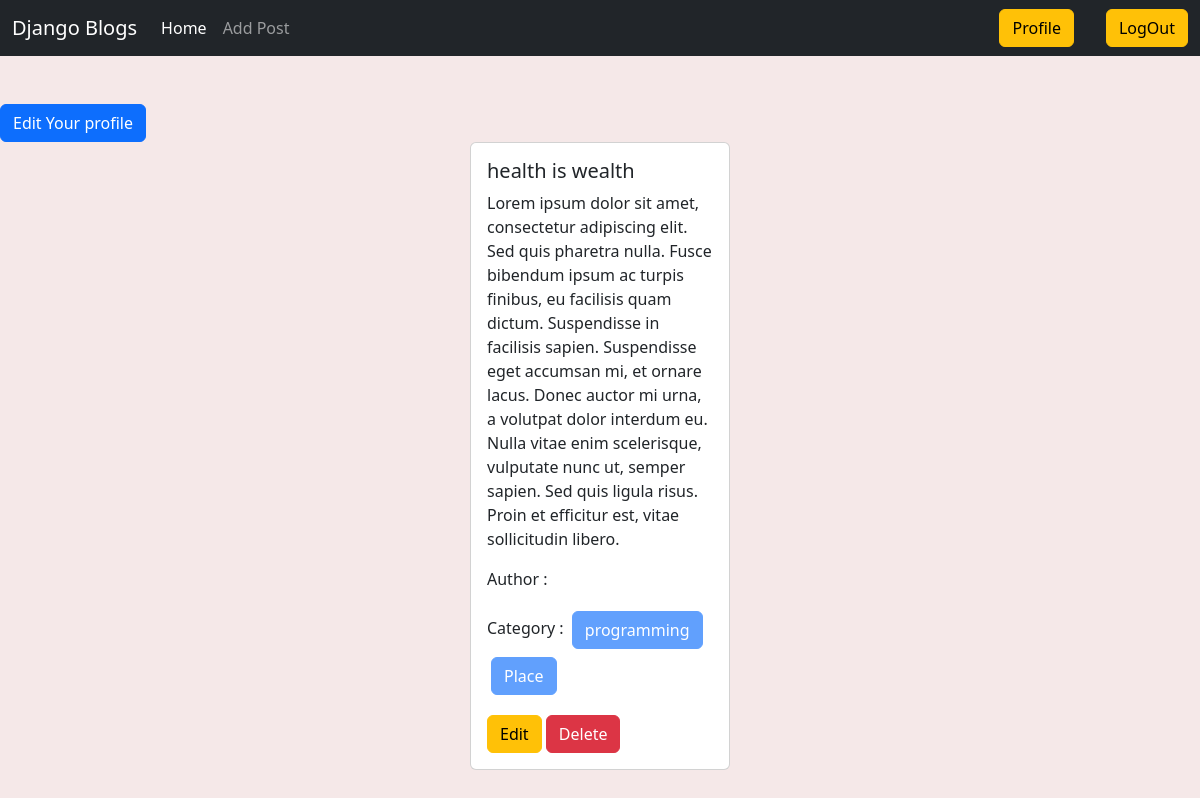
The app's page /author/profile/ (signed in) with its own data.
### posts/models.py (models this page shows, shortened)
class post(models.Model):
    title=models.CharField(max_length=100)
    content=models.TextField()
    category=models.ManyToManyField(category)
    author = models.ForeignKey(User, on_delete=models.CASCADE)
    image=models.ImageField(upload_to='posts/media/uploads/',blank=True,null=True)

### categories/models.py (models this page shows, shortened)
class category(models.Model):
    name=models.CharField(max_length=50)
    slug=models.SlugField(max_length=100,unique=True,null=True,blank=True)

### author/views.py (the view)
# urls.py: path('profile/', views.profile, name='profile'),
@login_required
def profile(request):
    data=post.objects.filter(author=request.user)
    return render(request,'profile.html',{'data':data})

### author/templates/profile.html (shortened to what this page needs)
{% extends "base.html" %}
{% load crispy_forms_tags %}
{% block content %}
<div class="mt-5">
    <a class="btn btn-primary" href= "{% url "edit_profile" %}" >Edit Your profile</a>
</div>
<div class="d-flex flex-wrap justify-content-center px-5">
    {% for post in data %}
    <div class="col-sm-3 mb-3 mb-sm-0">
      <div class="card mx-2">
        <div class="card-body">
          <h5 class="card-title">{{post.title}}</h5>
          <p class="card-text">{{post.content}}</p>
          <p>Author : {{post.author.first_name}}{{post.author.last_name}}</p>
          <p>Category : {% for i in post.category.all %}
            <button class="btn btn-primary sm m-1" disabled>{{i.name}} </button>
            {% endfor %} </p>
          <a href="{% url 'edit' post.id %}" class="btn btn-warning">Edit</a>
          <a href="{% url 'delete' post.id %}" class="btn btn-danger">Delete</a>
        </div>
      </div>
    </div>
    {% endfor %}
  </div>
{% endblock %}

### records on screen
post: title "health is wealth", content "Lorem ipsum dolor sit amet, consectetur adipiscing elit. Sed quis pharetra nulla. Fusce bibendum ipsum ac turpis finibus, eu facilisis quam dictum. Suspendisse in facilisis sapien. Suspendisse eget accumsan mi, et ornare lacus. Donec auctor mi urna, a volutpat dolor interdum eu. Nulla vitae enim scelerisque, vulputate nunc ut, semper sapien. Sed quis ligula risus. Proin et efficitur est, vitae sollicitudin libero."
category: name "programming"
category: name "Place"
